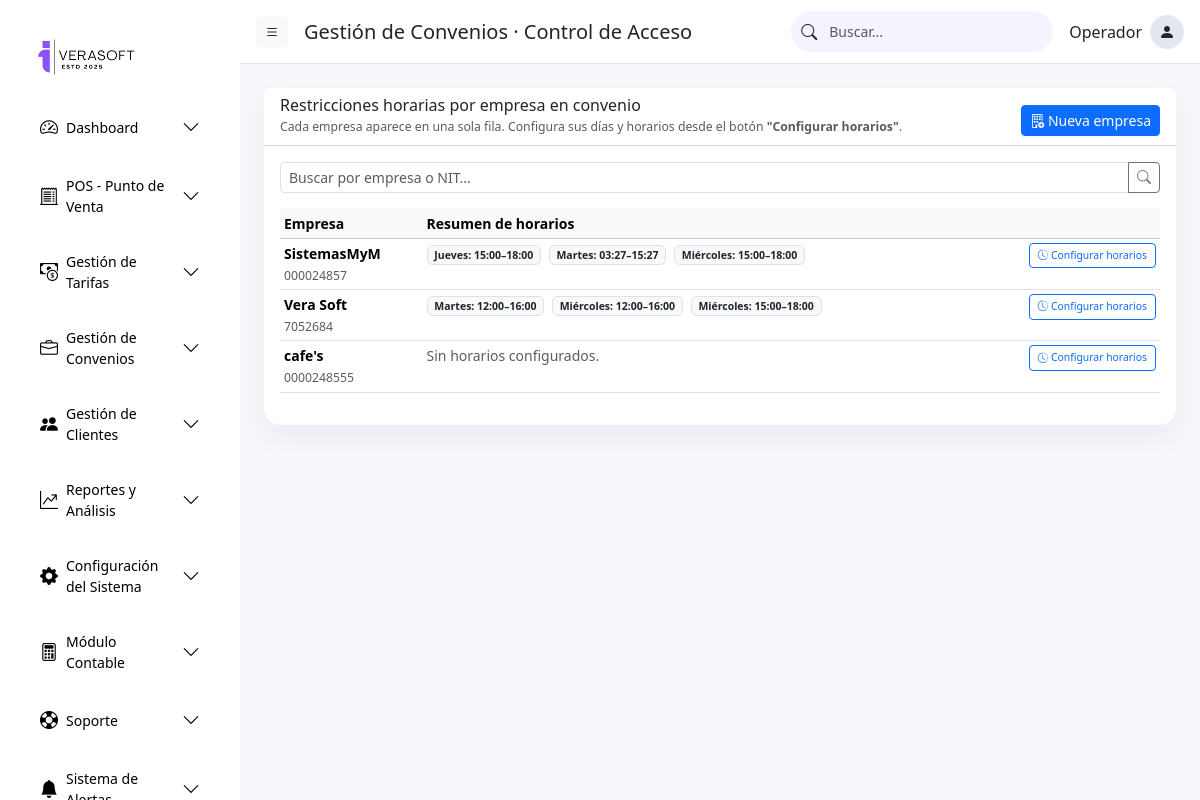
/convenios/control/restricciones-horarias/, run on the app's committed database.
### parking/models/convenios.py (models this page shows, shortened)
class ConvenioEmpresa(models.Model):
    parqueadero = models.ForeignKey(
        'parking.Parqueadero',
        on_delete=models.CASCADE,
        related_name="convenios_empresa",
        null=True, blank=True
    )
    empresa = models.CharField("Nombre de la empresa", max_length=150)
    nit = models.CharField("NIT", max_length=30, blank=True)
    direccion = models.CharField(max_length=200, blank=True)
    telefono = models.CharField(max_length=50, blank=True)
    email = models.EmailField("Correo electrónico", blank=True)
    activo = models.BooleanField(default=True)
    creado_en = models.DateTimeField(auto_now_add=True)
    actualizado_en = models.DateTimeField(auto_now=True)
    class Meta:
        ordering = ["empresa"]
        verbose_name = "Empresa en convenio"
        verbose_name_plural = "Empresas en convenio"

class RestriccionHorariaConvenio(models.Model):
    DIA_SEMANA_CHOICES = (
        ("LUNES", "Lunes"),
        ("MARTES", "Martes"),
        ("MIERCOLES", "Miércoles"),
        ("JUEVES", "Jueves"),
        ("VIERNES", "Viernes"),
        ("SABADO", "Sábado"),
        ("DOMINGO", "Domingo"),
    )
    empresa_convenio = models.ForeignKey(ConvenioEmpresa, on_delete=models.CASCADE, related_name="restricciones_horarias", verbose_name="Empresa en convenio")
    dia_semana = models.CharField(max_length=10, choices=DIA_SEMANA_CHOICES)
    hora_inicio = models.TimeField()
    hora_fin = models.TimeField()
    activo = models.BooleanField(default=True)
    creado_en = models.DateTimeField(auto_now_add=True)
    actualizado_en = models.DateTimeField(auto_now=True)
    class Meta:
        ordering = ["empresa_convenio__empresa", "dia_semana", "hora_inicio"]
        verbose_name = "Restricción horaria de convenio"
        verbose_name_plural = "Restricciones horarias de convenio"

### parking/views/convenios_views.py (the view, shortened to what this page needs)
# urls.py: path('convenios/control/restricciones-horarias/', convenios_views.convenios_control_restricciones_horarias, name='convenios_control_restricciones_horarias'),
def convenios_control_restricciones_horarias(request):
    query = request.GET.get("q", "")
    empresas_convenio = (
        ConvenioEmpresa.objects
        .prefetch_related("restricciones_horarias")
        .all()
    )
    if query:
        empresas_convenio = empresas_convenio.filter(
            Q(empresa__icontains=query) |
            Q(nit__icontains=query)
        )
    form = RestriccionHorariaConvenioForm()
    context = {
        "section_group": "Gestión de Convenios · Control de Acceso",
        "section_title": "Restricciones horarias",
        "section_description": (
            "Define en qué días y horarios pueden utilizarse los convenios de cada empresa aliada."
        ),
        "section_code": "CV-RESTRICCIONES",
        "active_menu": "convenios",
        "empresas_convenio": empresas_convenio,
        "form": form,
        "query": query,
    }
    return render(
        request,
        "parking/convenios/convenios_control_restricciones_horarias.html",
        context,
    )

### parking/templates/parking/convenios/convenios_control_restricciones_horarias.html (shortened to what this page needs)
{% extends "parking/base.html" %}
{% block page_title %}
Gestión de Convenios · Control de Acceso
{% endblock %}
{% block content %}
<div class="card" style="border-radius: 16px; border: none; box-shadow: 0 12px 30px rgba(15,23,42,0.05);">
    <div class="card-header bg-white d-flex flex-column flex-md-row justify-content-between align-items-start align-items-md-center gap-2 small">
        <div>
            <h6 class="mb-0">Restricciones horarias por empresa en convenio</h6>
            <small class="text-muted">
                Cada empresa aparece en una sola fila. Configura sus días y horarios desde el botón
                <strong>"Configurar horarios"</strong>.
            </small>
        </div>
        <div class="mt-2">
            <a href="{% url 'convenios_empresas_registrar' %}"
               class="btn btn-sm btn-primary w-100 w-md-auto">
                <i class="bi bi-building-add"></i> Nueva empresa
            </a>
        </div>
    </div>
    <div class="card-body small">
        <form method="get" class="mb-3">
            <div class="input-group input-group-sm">
                <input type="text"
                       name="q"
                       value="{{ query }}"
                       class="form-control"
                       placeholder="Buscar por empresa o NIT...">
                <button class="btn btn-outline-secondary" type="submit">
                    <i class="bi bi-search"></i>
                </button>
            </div>
        </form>
        <div class="table-responsive table-no-scroll">
            <table class="table table-hover table-sm align-top crud-table tabla-restricciones">
                <thead class="table-light">
                    <tr>
                        <th>Empresa</th>
                        <th>Resumen de horarios</th>
                        <th></th>
                    </tr>
                </thead>
                <tbody>
                    {% for e in empresas_convenio %}
                    <tr>
                        <td>
                            <strong>{{ e.empresa }}</strong>
                            {% if e.nit %}
                                <br><span class="text-muted small">{{ e.nit }}</span>
                            {% endif %}
                        </td>
                        <td>
                            {% with e.restricciones_horarias.all as rs %}
                                {% if rs %}
                                    {% for r in rs %}
                                        <span class="badge bg-light text-dark border me-1 mb-1">
                                            {{ r.get_dia_semana_display }}:
                                            {{ r.hora_inicio|time:"H:i" }}–{{ r.hora_fin|time:"H:i" }}
                                        </span>
                                    {% endfor %}
                                {% else %}
                                    <span class="text-muted">Sin horarios configurados.</span>
                                {% endif %}
                            {% endwith %}
                        </td>
                        <td class="text-end">
                            <button class="btn btn-sm btn-outline-primary w-100 w-md-auto"
                                    data-bs-toggle="modal"
                                    data-bs-target="#modalHorarios{{ e.id }}">
                                <i class="bi bi-clock-history"></i> Configurar horarios
                            </button>
                        </td>
                    </tr>
                    {% empty %}
                    <tr>
                        <td colspan="3" class="text-center text-muted py-4">
                            No hay empresas de convenio registradas.
                        </td>
                    </tr>
                    {% endfor %}
                </tbody>
            </table>
        </div>
    </div>
</div>
{% endblock %}

### parking/templates/parking/base.html (shortened to what this page needs)
{% load static %}
<!DOCTYPE html>
<html lang="es">
<head>
    <link href="https://cdn.jsdelivr.net/npm/bootstrap@5.3.3/dist/css/bootstrap.min.css" rel="stylesheet">
    <link href="https://cdn.jsdelivr.net/npm/bootstrap-icons@1.11.3/font/bootstrap-icons.css" rel="stylesheet">
    <link rel="stylesheet" href="{% static 'parking/css/dashboard.css' %}">
    <link rel="stylesheet" href="{% static 'parking/css/gestion_convenios.css' %}">
    <link rel="stylesheet" href="{% static 'parking/css/gestion_clientes.css' %}">
</head>
<body class="layout">
    {% include 'parking/components/_navbar.html' %}
    <div class="main">
        <header class="topbar d-flex align-items-center justify-content-between">
            <div class="d-flex align-items-center gap-3">
                <button class="btn btn-light btn-sm" id="toggleSidebar">
                    <i class="bi bi-list"></i>
                </button>
                <div>
                    <h5 class="mb-0">{% block page_title %}Dashboard Parqueadero{% endblock %}</h5>
                </div>
            </div>
            <div class="d-flex align-items-center gap-3">
                <div class="search-box d-none d-md-flex align-items-center">
                    <i class="bi bi-search"></i>
                    <input type="text" class="form-control border-0 shadow-none" placeholder="Buscar...">
                </div>
                <div class="user-info d-flex align-items-center gap-2">
                    <span class="d-none d-md-inline">
                        {% if request.user.is_authenticated %}
                            {{ request.user.get_full_name|default:request.user.username }} ({{ request.user.get_rol_display }})
                        {% else %}
                            Operador
                        {% endif %}
                    </span>
                    <div class="avatar-circle">
                        <i class="bi bi-person-fill"></i>
                    </div>
                </div>
            </div>
        </header>
        <main class="content p-3 p-md-4">
            {% block content %}
            {% endblock %}
        </main>
    </div>
</body>
</html>

### parking/templates/parking/components/_navbar.html (shortened to what this page needs)
{% load static %}
<aside class="sidebar" id="sidebar">
    <div class="sidebar-header d-flex align-items-center justify-content-between p-3">
        <div class="logo-container d-flex align-items-center me-2">
            <div class="logo-circle me-2">
                <img src="{% static 'parking/img/logo1.png' %}" alt="Logo" style="max-height: 40px;">
            </div>
            <div>
                <span class="text-white-50 small" style="font-size: 0.75rem;">
                    <i class="bi bi-geo-alt"></i> {{ request.session.sucursal_nombre|default:"Sede Global" }}
                </span>
            </div>
        </div>
    </div>
    <nav class="sidebar-nav mt-2 px-3">
        <div class="sidebar-group mb-2">
            <a class="sidebar-link d-flex justify-content-between align-items-center"
                data-bs-toggle="collapse"
                href="#menuDashboard"
                role="button"
                aria-expanded="{% if active_menu == 'dashboard' %}true{% else %}false{% endif %}"
                aria-controls="menuDashboard">
                <div class="d-flex align-items-center gap-2">
                    <i class="bi bi-speedometer2"></i>
                    <span class="nav-text">Dashboard</span>
                </div>
                <i class="bi bi-chevron-down small nav-text"></i>
            </a>
        </div>
        <div class="sidebar-group mb-2">
            <a class="sidebar-link d-flex justify-content-between align-items-center"
                data-bs-toggle="collapse"
                href="#menuPos"
                role="button"
                aria-expanded="false"
                aria-controls="menuPos">
                <div class="d-flex align-items-center gap-2">
                    <i class="bi bi-receipt-cutoff"></i>
                    <span class="nav-text">POS - Punto de Venta</span>
                </div>
                <i class="bi bi-chevron-down small nav-text"></i>
            </a>
        </div>
        <div class="sidebar-group mb-2">
            <a class="sidebar-link d-flex justify-content-between align-items-center"
                data-bs-toggle="collapse"
                href="#menuTarifas"
                role="button"
                aria-expanded="false"
                aria-controls="menuTarifas">
                <div class="d-flex align-items-center gap-2">
                    <i class="bi bi-cash-coin"></i>
                    <span class="nav-text">Gestión de Tarifas</span>
                </div>
                <i class="bi bi-chevron-down small nav-text"></i>
            </a>
        </div>
        <div class="sidebar-group mb-2">
            <a class="sidebar-link d-flex justify-content-between align-items-center"
               data-bs-toggle="collapse"
               href="#menuConvenios"
               role="button"
               aria-expanded="false"
               aria-controls="menuConvenios">
                <div class="d-flex align-items-center gap-2">
                    <i class="bi bi-briefcase"></i>
                    <span class="nav-text">Gestión de Convenios</span>
                </div>
                <i class="bi bi-chevron-down small nav-text"></i>
            </a>
        </div>
        <div class="sidebar-group mb-2">
            <a class="sidebar-link d-flex justify-content-between align-items-center"
                data-bs-toggle="collapse"
                href="#menuClientes"
                role="button"
                aria-expanded="{% if active_menu == 'clientes' %}true{% else %}false{% endif %}"
                aria-controls="menuClientes">
                <div class="d-flex align-items-center gap-2">
                    <i class="bi bi-people-fill"></i>
                    <span class="nav-text">Gestión de Clientes</span>
                </div>
                <i class="bi bi-chevron-down small nav-text"></i>
            </a>
        </div>
        <div class="sidebar-group mb-2">
            <a class="sidebar-link d-flex justify-content-between align-items-center"
                data-bs-toggle="collapse"
                href="#menuReportes"
                role="button"
                aria-expanded="false"
                aria-controls="menuReportes">
                <div class="d-flex align-items-center gap-2">
                    <i class="bi bi-graph-up-arrow"></i>
                    <span class="nav-text">Reportes y Análisis</span>
                </div>
                <i class="bi bi-chevron-down small nav-text"></i>
            </a>
        </div>
        <div class="sidebar-group mb-2">
            <a class="sidebar-link d-flex justify-content-between align-items-center"
                data-bs-toggle="collapse"
                href="#menuConfiguracionSistema"
                role="button"
                aria-expanded="false"
                aria-controls="menuConfiguracionSistema">
                <div class="d-flex align-items-center gap-2">
                    <i class="bi bi-gear-fill"></i>
                    <span class="nav-text">Configuración del Sistema</span>
                </div>
                <i class="bi bi-chevron-down small nav-text"></i>
            </a>
        </div>
        <div class="sidebar-group mb-2">
            <a class="sidebar-link d-flex justify-content-between align-items-center"
                data-bs-toggle="collapse"
                href="#menuContable"
                role="button"
                aria-expanded="false"
                aria-controls="menuContable">
                <div class="d-flex align-items-center gap-2">
                    <i class="bi bi-calculator"></i>
                    <span class="nav-text">Módulo Contable</span>
                </div>
                <i class="bi bi-chevron-down small nav-text"></i>
            </a>
        </div>
        <div class="sidebar-group mb-2">
            <a class="sidebar-link d-flex justify-content-between align-items-center"
                data-bs-toggle="collapse"
                href="#menuSoporte"
                role="button"
                aria-expanded="false"
                aria-controls="menuSoporte">
                <div class="d-flex align-items-center gap-2">
                    <i class="bi bi-life-preserver"></i>
                    <span class="nav-text">Soporte</span>
                </div>
                <i class="bi bi-chevron-down small nav-text"></i>
            </a>
        </div>
        <div class="sidebar-group mb-2">
            <a class="sidebar-link d-flex justify-content-between align-items-center"
                data-bs-toggle="collapse"
                href="#menuAlertas"
                role="button"
                aria-expanded="false"
                aria-controls="menuAlertas">
                <div class="d-flex align-items-center gap-2">
                    <i class="bi bi-bell-fill"></i>
                    <span class="nav-text">Sistema de Alertas</span>
                </div>
                <i class="bi bi-chevron-down small nav-text"></i>
            </a>
        </div>
    </nav>
</aside>

### data on the page
ConvenioEmpresa: empresa "SistemasMyM", nit "000024857"
RestriccionHorariaConvenio: dia_semana "Jueves", hora_inicio "15:00", hora_fin "18:00"
RestriccionHorariaConvenio: dia_semana "Martes", hora_inicio "03:27", hora_fin "15:27"
RestriccionHorariaConvenio: dia_semana "Miércoles", hora_inicio "15:00", hora_fin "18:00"
ConvenioEmpresa: empresa "Vera Soft", nit "7052684"
RestriccionHorariaConvenio: dia_semana "Martes", hora_inicio "12:00", hora_fin "16:00"
RestriccionHorariaConvenio: dia_semana "Miércoles", hora_inicio "12:00", hora_fin "16:00"
RestriccionHorariaConvenio: dia_semana "Miércoles", hora_inicio "15:00", hora_fin "18:00"
ConvenioEmpresa: empresa "cafe's", nit "0000248555", shows "Sin horarios configurados."
